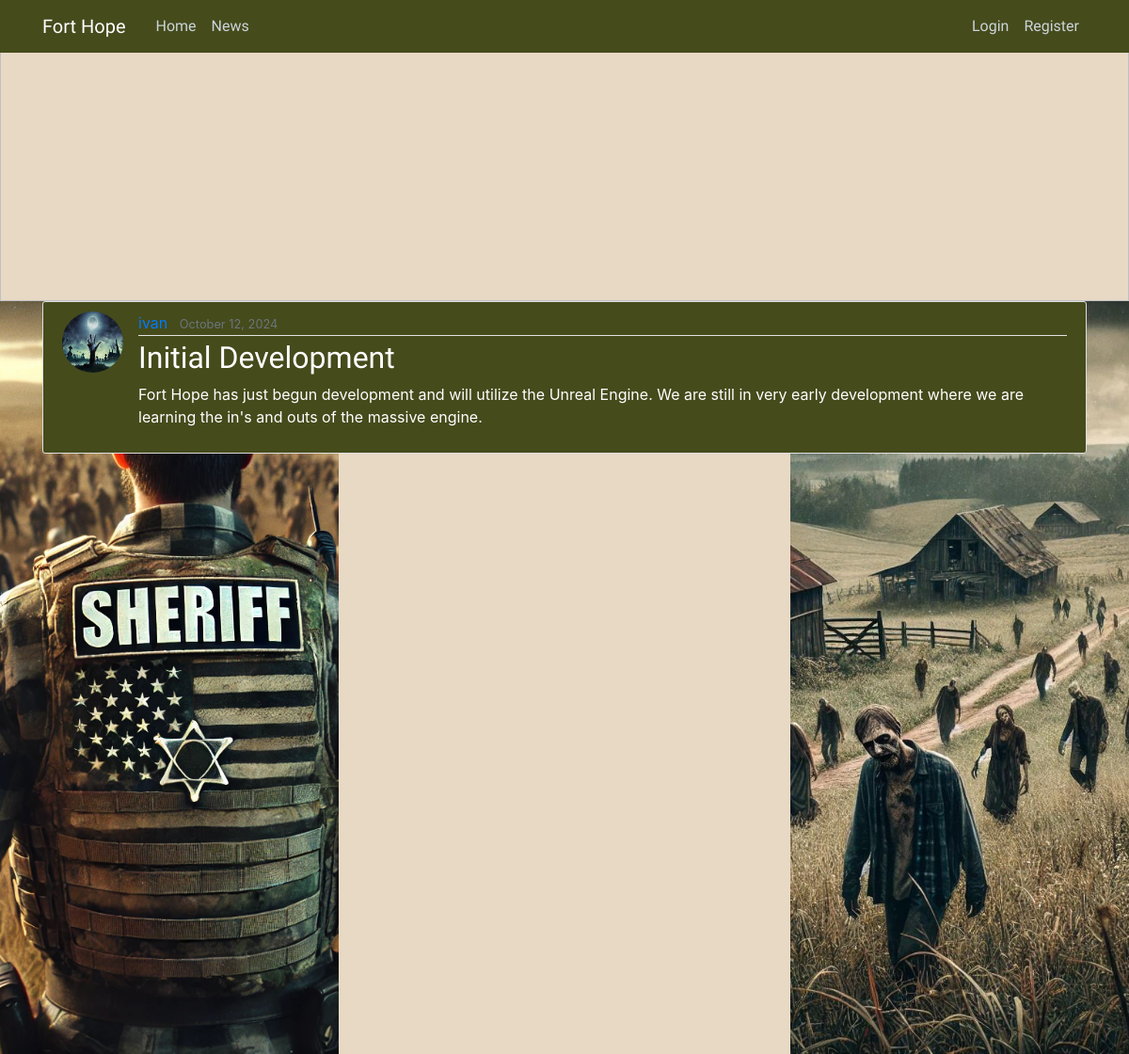
Screenshot of /post/3/ with the database file from the repository.
### news/models.py (models this page shows, shortened)
class Post(models.Model):
    title = models.CharField(max_length=100)
    content = models.TextField()
    date_posted = models.DateTimeField(default=timezone.now)
    author = models.ForeignKey(User, on_delete=models.CASCADE)

### users/models.py (models this page shows, shortened)
class Profile(models.Model):
    user = models.OneToOneField(User, on_delete=models.CASCADE)
    image = models.ImageField(default='default.jpg', upload_to='profile_pics')

### news/views.py (the view)
# urls.py: path('post/<int:pk>/', PostDetailView.as_view(), name='post-detail'),
class PostDetailView(DetailView):
      model = Post
      context_object_name = 'post'

### news/templates/news/post_detail.html (shortened to what this page needs)
{% extends "news/base.html" %}
{% block content%}
<article class="media content-section">
    <img class="rounded-circle article-img" src="{{ post.author.profile.image.url }}">
    <div class="media-body">
        <div class="article-metadata">
        <a class="mr-2" href="{% url 'user-posts' post.author.username %}">{{ post.author }}</a>
        <small class="text-muted">{{ post.date_posted|date:"F d, Y" }}</small>
        </div>
        <h2 class="article-title">{{ post.title }}</h2>
        <p class="article-content">{{ post.content }}</p>
    </div>
</article>
{% endblock content %}

### news/static/news/main.css (style rules this page uses)
body { background: #e8d9c5; color: #333333; }
h1,h2, h3, h4, h5, h6 { color: #444444; font-family: 'Special Elite', monospace; font-weight: 400; font-style: normal; }
.content-section { background: #454b1b; padding: 10px 20px; border: 1px solid #dddddd; border-radius: 3px; margin-bottom: 20px; color: white; }
.article-title { color: #ffffff; }
.article-content { white-space: pre-line; color: #ffffff; }
.article-img { height: 65px; width: 65px; margin-right: 16px; }
.article-metadata { padding-bottom: 1px; margin-bottom: 4px; border-bottom: 1px solid #e3e3e3 }

### rows the page displays
Post: author.profile.image (placeholder picture), author "ivan", date_posted "October 12, 2024", title "Initial Development", content "Fort Hope has just begun development and will utilize the Unreal Engine. We are still in very early development where we are learning the in's and outs of the massive engine."
